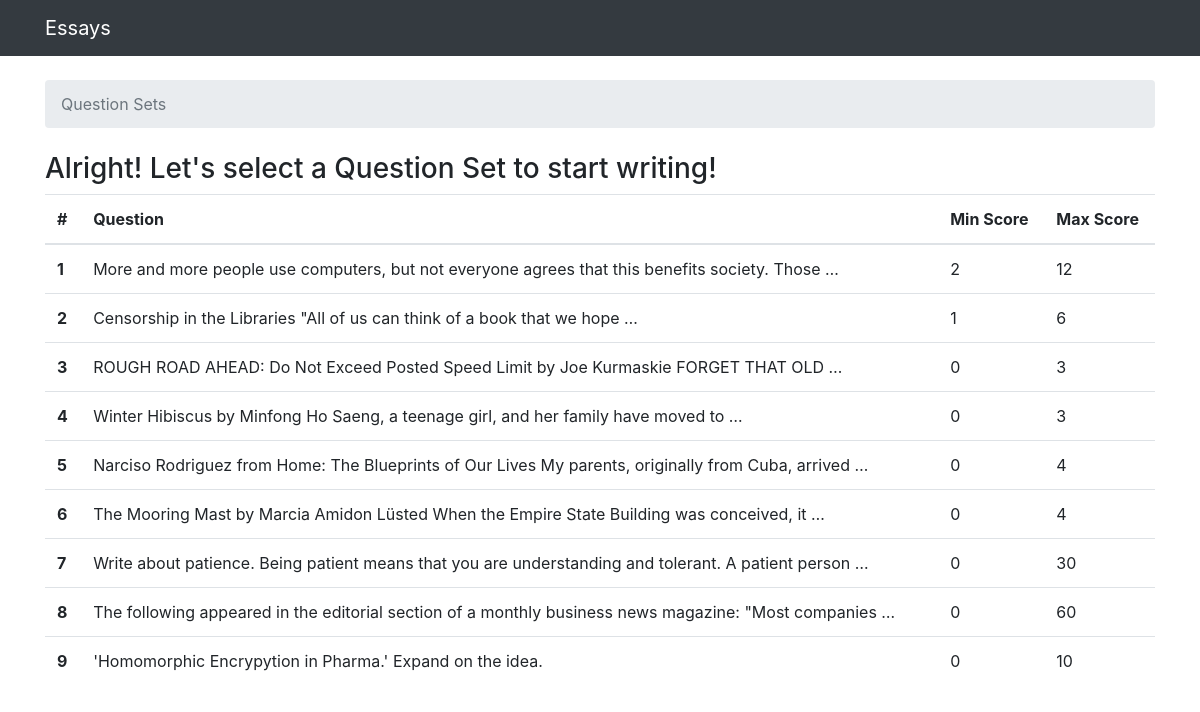
The page / on the database its author committed.
### grader/models.py (models this page shows, shortened)
class Question(models.Model):
    question_title = models.TextField(max_length=100000)
    set = models.IntegerField(unique=True)
    min_score = models.IntegerField()
    max_score = models.IntegerField()

### grader/views.py (the view)
# urls.py: path('', views.index, name='index'),
def index(request):
    questions_list = Question.objects.order_by('set')
    context = {
        'questions_list': questions_list,
    }
    return render(request, 'grader/index.html', context)

### grader/templates/grader/index.html (shortened to what this page needs)
{% extends 'base.html' %}
{% block breadcrumb %}
  <li class="breadcrumb-item active">Question Sets</li>
{% endblock %}
{% block content %}
    {% if questions_list %}
        <p class="h3">Alright! Let's select a Question Set to start writing!</p>
        <table class="table">
                <thead>
                  <tr>
                    <th scope="col">#</th>
                    <th scope="col">Question</th>
                    <th scope="col">Min Score</th>
                    <th scope="col">Max Score</th>
                  </tr>
                </thead>
                {% for question in questions_list %}
                    <tr class="clickable-row" data-href='/{{ question.set }}'>
                        <th scope="row">{{ question.set }}</th>
                        <td>{{ question.question_title|truncatewords:15 }}</td>
                        <td>{{ question.min_score }}</td>
                        <td>{{ question.max_score }}</td>
                      </tr>
                {% endfor %}
        </table>
    {% else %}
        <p>No polls are available.</p>
    {% endif %}
{% endblock %}

### templates/base.html (shortened to what this page needs)
{% load static %}<!DOCTYPE html>
<html>
  <head>
    <link rel="stylesheet" href="{% static 'css/bootstrap.min.css' %}">
  </head>
  <body>
    <nav class="navbar navbar-expand-lg navbar-dark bg-dark">
      <div class="container">
        <a class="navbar-brand" href="{% url 'index' %}">Essays</a>
      </div>
    </nav>
    <div class="container">
      <ol class="breadcrumb my-4">
        {% block breadcrumb %}
        {% endblock %}
      </ol>
      {% block content %}
      {% endblock %}
    </div>
  </body>
</html>

### rows shown on the page
Question: set "1", question_title "More and more people use computers, but not everyone agrees that this benefits society. Those …", min_score "2", max_score "12"
Question: set "2", question_title "Censorship in the Libraries \"All of us can think of a book that we hope …", min_score "1", max_score "6"
Question: set "3", question_title "ROUGH ROAD AHEAD: Do Not Exceed Posted Speed Limit by Joe Kurmaskie FORGET THAT OLD …", min_score "0", max_score "3"
Question: set "4", question_title "Winter Hibiscus by Minfong Ho Saeng, a teenage girl, and her family have moved to …", min_score "0", max_score "3"
Question: set "5", question_title "Narciso Rodriguez from Home: The Blueprints of Our Lives My parents, originally from Cuba, arrived …", min_score "0", max_score "4"
Question: set "6", question_title "The Mooring Mast by Marcia Amidon Lüsted When the Empire State Building was conceived, it …", min_score "0", max_score "4"
Question: set "7", question_title "Write about patience. Being patient means that you are understanding and tolerant. A patient person …", min_score "0", max_score "30"
Question: set "8", question_title "The following appeared in the editorial section of a monthly business news magazine: \"Most companies …", min_score "0", max_score "60"
Question: set "9", question_title "'Homomorphic Encrypytion in Pharma.' Expand on the idea.", min_score "0", max_score "10"
